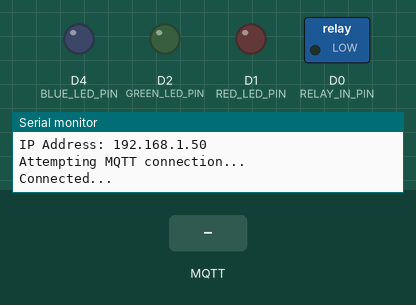
A sketch run on a simulated ESP8266 (NodeMCU). Shown: switched loads named in the sketch (green lamp = pin HIGH), output pins drawn as LEDs (lit = HIGH), the last lines printed to the serial monitor. The test bench sets the inputs (shaded band). WiFi joins after 1.5 s; servers stay silent unless stated; no MQTT or app messages arrive unless stated.

Above: at 3.2 s.
3.3 s: MQTT message "1" arrives on the first subscribed topic
At 3.8 s:
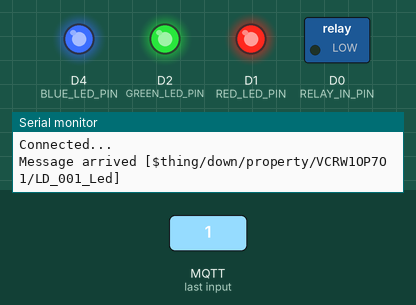
Timing chart, 0 to 6.3 s (numbered marks = the images above; inputs shaded):
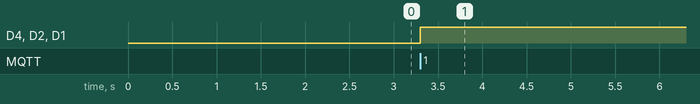

The sketch:

Digital_Mechanical_Clock.ino
```cpp
#include <Arduino.h>
#include <ESP8266WiFi.h>
#include <PubSubClient.h>
#include <ArduinoJson.h>
#include <Adafruit_PWMServoDriver.h>

const char *ssid = "ll";
const char *passwd = "fgak98765";

#define RED_LED_PIN             D1
#define GREEN_LED_PIN           D2
#define BLUE_LED_PIN            D4
#define RELAY_IN_PIN            D0

#define DEVICENAME              "LD_001_Led"
#define PRODUCTID               "VCRW1OP7O1"
#define DEVICEKEY               "vYdZL8gTWEYYgFNjbd5k4Q=="
#define MQTT_SERVER             PRODUCTID ".iotcloud.tencentdevices.com"
#define MQTT_PORT               1883
#define CLIENT_ID               PRODUCTID DEVICENAME
#define MQTT_USERNAME           "VCRW1OP7O1LD_001_Led;12010126;QCXH0;1629097050"
#define MQTT_PASSWD             "98fc94b78ddf9b62ac816d60bbdf251ec51d7f7ed9ea58ee81c0da7c3e445a85;hmacsha256"

#define MQTT_CTRL_TOPIC         "$thing/down/property/" PRODUCTID"/"DEVICENAME
#define MQTT_CTRL_REPLY_TOPIC   "$thing/up/property/" PRODUCTID"/"DEVICENAME

typedef enum
{
    red = 0,
    green,
    blue
}color;

uint16_t brightness;
uint8_t power_switch;
color light_color;

WiFiClient espClient;
PubSubClient client(espClient);

void decodeJson(char msg[100])
{
    DynamicJsonDocument jsonBuffer(1024);
    deserializeJson(jsonBuffer, msg);
    power_switch = jsonBuffer["params"]["power_switch"];
    brightness = jsonBuffer["params"]["brightness"];
    light_color = jsonBuffer["params"]["color"];
}

void light_ctrl()
{
    digitalWrite(RED_LED_PIN, HIGH);
    digitalWrite(GREEN_LED_PIN, HIGH);
    digitalWrite(BLUE_LED_PIN, HIGH);
    digitalWrite(RELAY_IN_PIN, LOW);

    if(power_switch)
    {
        digitalWrite(RELAY_IN_PIN, HIGH);
        switch(light_color)
        {
            case red:
                digitalWrite(RED_LED_PIN, LOW);
                break;

            case green:
                digitalWrite(GREEN_LED_PIN, LOW);
                break;

            case blue:
                digitalWrite(BLUE_LED_PIN, LOW);
                break;

            defalut:
                break;
        }
    }
}

void mqtt_callback(char *topic, byte *payload, unsigned int len)
{
    Serial.print("Message arrived [");
    Serial.print(topic);
    Serial.print("] ");
    Serial.print("\r\n");
    decodeJson((char *)payload);
    light_ctrl();
}

void setup() {
    Serial.begin(115200);
    WiFi.begin(ssid, passwd);
    while(!WiFi.isConnected())
    {
        Serial.print("connect wifi failed!\r\n");
        delay(1000);
    }
    Serial.print("connect wifi successed!\r\n");
    Serial.print("IP Address: ");
    Serial.print(WiFi.localIP());
    Serial.print("\r\n");
    pinMode(RED_LED_PIN, OUTPUT);
    pinMode(GREEN_LED_PIN, OUTPUT);
    pinMode(BLUE_LED_PIN, OUTPUT);
    pinMode(RELAY_IN_PIN, OUTPUT);
}

void loop() {
    client.setServer(MQTT_SERVER, MQTT_PORT);
    client.setCallback(mqtt_callback);
    while(!client.connected())
    {
        Serial.print("Attempting MQTT connection...\r\n");
        if(client.connect(CLIENT_ID, MQTT_USERNAME, MQTT_PASSWD))
        {
            Serial.print("Connected...\r\n");
        }
        delay(1000);
    }
    client.subscribe(MQTT_CTRL_TOPIC);
    client.loop();
}
```

Measured:
- after the input at 3.3 s, D4 (BLUE_LED_PIN), D2 (GREEN_LED_PIN), D1 (RED_LED_PIN): LOW → HIGH at once
